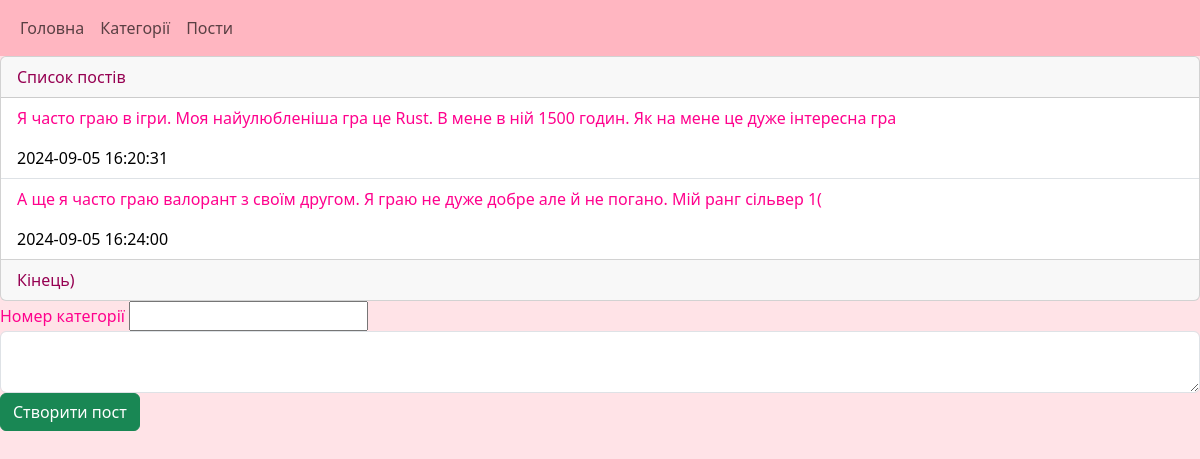
The app's page /categories/2 with its own data.
### tables this page shows
CREATE TABLE post (
post_id INTEGER PRIMARY KEY AUTOINCREMENT,
category_id INTEGER,
text TEXT,
datetime TEXT NOT NULL DEFAULT CURRENT_TIMESTAMP,
FOREIGN KEY(category_id) REFERENCES category(category_id)

);

### main.py (the view)
@app.route("/categories/<id>", methods=["GET", "POST"])
def posts_by_category(id):
    if request.method == "POST":
        category_id = request.form.get("category_id")
        text = request.form.get("text")
        db.addPost(category_id, text)
        return redirect(f"/categories/{id}")
    return render_template("post_list.html",
                           post_list=db.getPostsByCategory(id))

### db.py (called while the page is built)
def open():
    global conn, cursor
    conn = sqlite3.connect(db_name)
    cursor = conn.cursor()

def close():
    cursor.close()
    conn.close()

def getPostsByCategory(category_id):
    open()
    cursor.execute("SELECT * FROM post WHERE category_id = ?", [category_id])
    res = cursor.fetchall()
    close()
    return res

### templates/post_list.html (shortened to what this page needs)
{% extends "base.html" %}
{% block content %}
<div class="card">
    <div class="card-header">Список постів</div>
    <ul class="list-group list-group-flush">
    {% for p in post_list %}
            <li class="list-group-item">
                <p>{{p[2]}}</p>
                <span>{{p[3]}}</spamn
    {% endfor %}
    </ul>
    <div class="card-footer">
        Кінець)
    </div>
</div>
<div class="mb-3">
    <form method="post">
        <label>Номер категорії</label>
        <input type="number" name="category_id">
        <textarea class="form-control" name="text" ></textarea>
        <input type='submit' value="Створити пост" class="btn btn-success">
    </form>
</div>
{% endblock %}

### static/style.css (style rules this page uses)
body { background: rgb(255, 227, 231); }
.list-group-item a,p,span { text-decoration: none; color: rgb(255, 2, 141); }
.list-group-item span { text-decoration: none; color: rgb(0, 0, 0); }
.mb-3 { color: rgb(255, 2, 141); }
.card-footer { color: rgb(150, 0, 82); }
.card-header { color: rgb(150, 0, 82); }

### records on screen
post: text "Я часто граю в ігри. Моя найулюбленіша гра це Rust. В мене в ній 1500 годин. Як на мене це дуже інтересна гра", datetime "2024-09-05 16:20:31"
post: text "А ще я часто граю валорант з своїм другом. Я граю не дуже добре але й не погано. Мій ранг сільвер 1(", datetime "2024-09-05 16:24:00"
